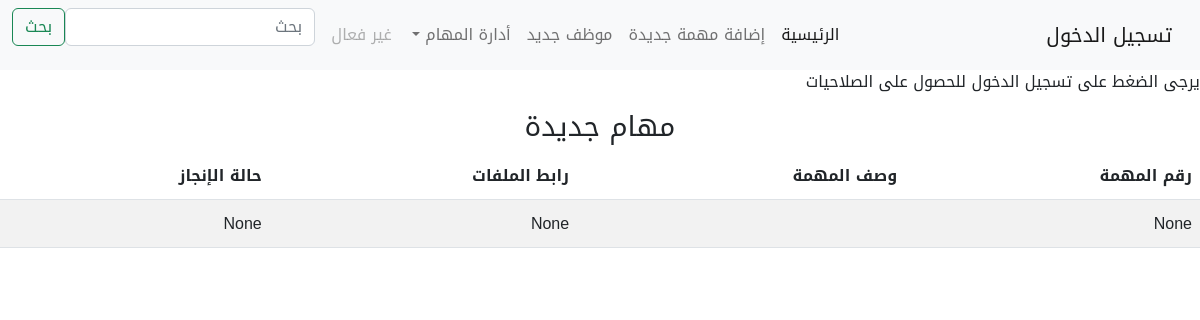
The app's page /, older data.
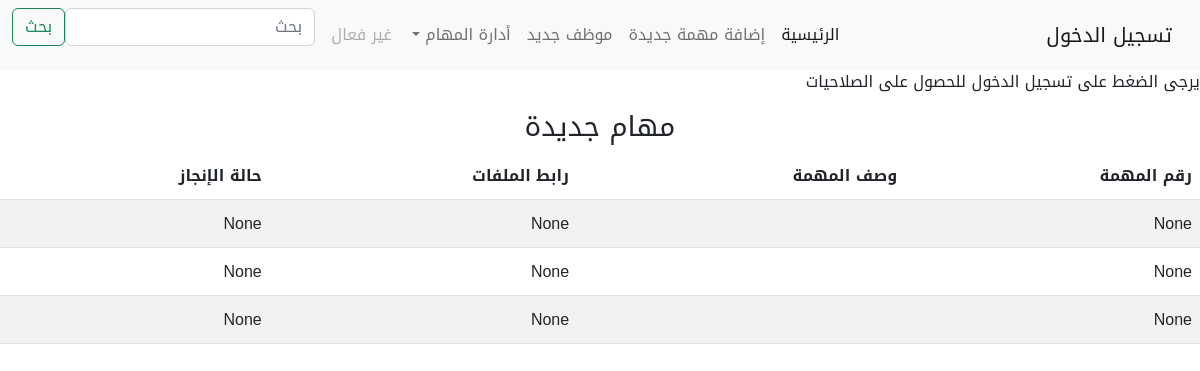
The same page, newer data.
### tasks/models.py (models this page shows, shortened)
class TaskAssighn(models.Model):
    task_number = models.PositiveIntegerField(unique=True,null=True)
    task_desc = models.CharField(max_length=200,null=True)
    status = models.ForeignKey(TaskStatus,null=True,blank=True,on_delete=models.SET_NULL)
    url = models.URLField(null=True, blank=True)
    created_at = models.DateTimeField(auto_now_add=True, null=True)
    updated_at = models.DateTimeField(auto_now=True, null=True)

### tasks/views.py (the view)
# urls.py: path('', TemplateView.as_view(template_name='index.html'), name='index'), # new
def index(request):
    task = TaskAssighn.objects.all().order_by('-created_at')
    return render(request, 'tasks/index.html', {
        'tasks': task,
    })

### tasks/templates/tasks/index.html
{% extends 'tasks/header.html' %}
{% block content %}
<h3 class="task_title">مهام جديدة</h3>
    <table class="table table-striped">
        <thead>
          <tr>
            <th scope="col">رقم المهمة</th>
            <th scope="col">وصف المهمة</th>
            <th scope="col">رابط الملفات</th>
            <th scope="col">حالة الإنجاز</th>
          </tr>
        </thead>
        <tbody>
            {% for task in tasks  %}
          <tr>
            <td>{{task.task_number}}</td>
            <td>{{task.desc}}</td>
            <td>{{task.url}}</td>
            <td>{{task.status}}</td>
          </tr>
          {% endfor %}
        </tbody>
      </table>
{% endblock content %}

Row changes from the older to the newer data that the page shows:
added TaskAssighn: task_number "None", url "None", status "None"
added TaskAssighn: task_number "None", url "None", status "None"
